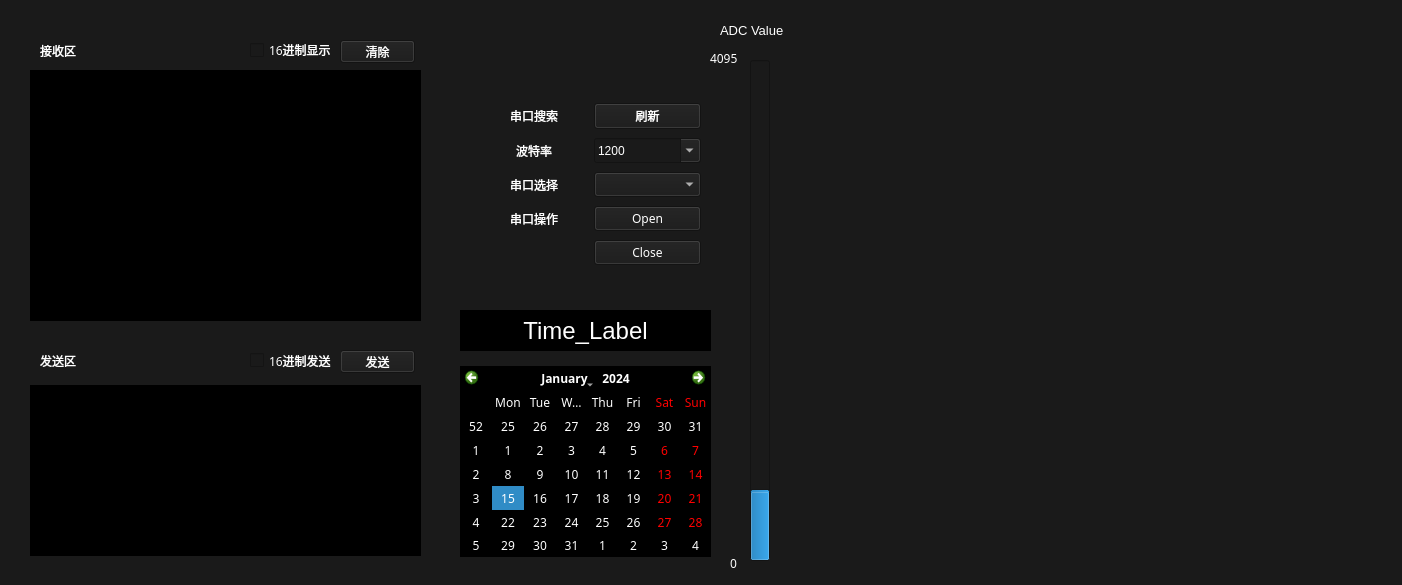
<?xml version="1.0" encoding="UTF-8"?>
<ui version="4.0">
 <class>Form</class>
 <widget class="QWidget" name="Form">
  <property name="windowModality">
   <enum>Qt::NonModal</enum>
  </property>
  <property name="geometry">
   <rect>
    <x>0</x>
    <y>0</y>
    <width>1402</width>
    <height>585</height>
   </rect>
  </property>
  <property name="sizePolicy">
   <sizepolicy hsizetype="Preferred" vsizetype="Preferred">
    <horstretch>8</horstretch>
    <verstretch>0</verstretch>
   </sizepolicy>
  </property>
  <property name="font">
   <font>
    <family>Franklin Gothic Medium</family>
    <pointsize>9</pointsize>
    <weight>50</weight>
    <italic>false</italic>
    <bold>false</bold>
   </font>
  </property>
  <property name="cursor">
   <cursorShape>ArrowCursor</cursorShape>
  </property>
  <property name="mouseTracking">
   <bool>false</bool>
  </property>
  <property name="windowTitle">
   <string>Form</string>
  </property>
  <property name="styleSheet">
   <string notr="true">background-color: rgb(26, 26, 26);
font: 9pt &quot;Franklin Gothic Medium&quot;;
color: rgb(255, 255, 255);</string>
  </property>
  <widget class="QLabel" name="label">
   <property name="geometry">
    <rect>
     <x>40</x>
     <y>40</y>
     <width>71</width>
     <height>21</height>
    </rect>
   </property>
   <property name="text">
    <string>接收区</string>
   </property>
  </widget>
  <widget class="QLabel" name="label_2">
   <property name="geometry">
    <rect>
     <x>40</x>
     <y>355</y>
     <width>54</width>
     <height>12</height>
    </rect>
   </property>
   <property name="text">
    <string>发送区</string>
   </property>
   <property name="textFormat">
    <enum>Qt::AutoText</enum>
   </property>
  </widget>
  <widget class="QPushButton" name="Send_Button">
   <property name="geometry">
    <rect>
     <x>340</x>
     <y>350</y>
     <width>75</width>
     <height>23</height>
    </rect>
   </property>
   <property name="cursor">
    <cursorShape>PointingHandCursor</cursorShape>
   </property>
   <property name="text">
    <string>发送</string>
   </property>
  </widget>
  <widget class="QPushButton" name="ClearButton">
   <property name="geometry">
    <rect>
     <x>340</x>
     <y>40</y>
     <width>75</width>
     <height>23</height>
    </rect>
   </property>
   <property name="cursor">
    <cursorShape>PointingHandCursor</cursorShape>
   </property>
   <property name="text">
    <string>清除</string>
   </property>
  </widget>
  <widget class="QTextEdit" name="textEdit_Recive">
   <property name="geometry">
    <rect>
     <x>30</x>
     <y>70</y>
     <width>391</width>
     <height>251</height>
    </rect>
   </property>
   <property name="sizePolicy">
    <sizepolicy hsizetype="Expanding" vsizetype="Expanding">
     <horstretch>8</horstretch>
     <verstretch>0</verstretch>
    </sizepolicy>
   </property>
   <property name="styleSheet">
    <string notr="true">background-color: rgb(0, 0, 0);</string>
   </property>
   <property name="horizontalScrollBarPolicy">
    <enum>Qt::ScrollBarAsNeeded</enum>
   </property>
   <property name="sizeAdjustPolicy">
    <enum>QAbstractScrollArea::AdjustIgnored</enum>
   </property>
   <property name="html">
    <string>&lt;!DOCTYPE HTML PUBLIC &quot;-//W3C//DTD HTML 4.0//EN&quot; &quot;http://www.w3.org/TR/REC-html40/strict.dtd&quot;&gt;
&lt;html&gt;&lt;head&gt;&lt;meta name=&quot;qrichtext&quot; content=&quot;1&quot; /&gt;&lt;style type=&quot;text/css&quot;&gt;
p, li { white-space: pre-wrap; }
&lt;/style&gt;&lt;/head&gt;&lt;body style=&quot; font-family:'Franklin Gothic Medium'; font-size:9pt; font-weight:400; font-style:normal;&quot;&gt;
&lt;p style=&quot;-qt-paragraph-type:empty; margin-top:0px; margin-bottom:0px; margin-left:0px; margin-right:0px; -qt-block-indent:0; text-indent:0px; font-family:'SimSun';&quot;&gt;&lt;br /&gt;&lt;/p&gt;&lt;/body&gt;&lt;/html&gt;</string>
   </property>
  </widget>
  <widget class="QTextEdit" name="textEdit_Send">
   <property name="geometry">
    <rect>
     <x>30</x>
     <y>385</y>
     <width>391</width>
     <height>171</height>
    </rect>
   </property>
   <property name="styleSheet">
    <string notr="true">background-color: rgb(0, 0, 0);</string>
   </property>
  </widget>
  <widget class="QWidget" name="gridLayoutWidget">
   <property name="geometry">
    <rect>
     <x>480</x>
     <y>100</y>
     <width>221</width>
     <height>171</height>
    </rect>
   </property>
   <layout class="QGridLayout" name="gridLayout">
    <item row="1" column="0">
     <widget class="QLabel" name="Com_Baud_Label">
      <property name="text">
       <string>波特率</string>
      </property>
      <property name="alignment">
       <set>Qt::AlignCenter</set>
      </property>
     </widget>
    </item>
    <item row="4" column="1">
     <widget class="QPushButton" name="Com_Close_Button">
      <property name="cursor">
       <cursorShape>PointingHandCursor</cursorShape>
      </property>
      <property name="text">
       <string>Close</string>
      </property>
      <property name="default">
       <bool>false</bool>
      </property>
     </widget>
    </item>
    <item row="0" column="1">
     <widget class="QPushButton" name="Com_Refresh_Button">
      <property name="cursor">
       <cursorShape>PointingHandCursor</cursorShape>
      </property>
      <property name="text">
       <string>刷新</string>
      </property>
     </widget>
    </item>
    <item row="2" column="1">
     <widget class="QComboBox" name="Com_Name_Combo">
      <property name="cursor">
       <cursorShape>PointingHandCursor</cursorShape>
      </property>
     </widget>
    </item>
    <item row="2" column="0">
     <widget class="QLabel" name="Com_Name_Label">
      <property name="text">
       <string>串口选择</string>
      </property>
      <property name="alignment">
       <set>Qt::AlignCenter</set>
      </property>
     </widget>
    </item>
    <item row="1" column="1">
     <widget class="QComboBox" name="Com_Baud_Combo">
      <property name="cursor">
       <cursorShape>PointingHandCursor</cursorShape>
      </property>
      <property name="layoutDirection">
       <enum>Qt::LeftToRight</enum>
      </property>
      <property name="autoFillBackground">
       <bool>false</bool>
      </property>
      <property name="editable">
       <bool>true</bool>
      </property>
      <property name="currentText">
       <string>1200</string>
      </property>
      <property name="sizeAdjustPolicy">
       <enum>QComboBox::AdjustToContentsOnFirstShow</enum>
      </property>
      <property name="duplicatesEnabled">
       <bool>false</bool>
      </property>
      <property name="modelColumn">
       <number>0</number>
      </property>
      <item>
       <property name="text">
        <string>1200</string>
       </property>
      </item>
      <item>
       <property name="text">
        <string>2400</string>
       </property>
      </item>
      <item>
       <property name="text">
        <string>4800</string>
       </property>
      </item>
      <item>
       <property name="text">
        <string>9600</string>
       </property>
      </item>
      <item>
       <property name="text">
        <string>14400</string>
       </property>
      </item>
      <item>
       <property name="text">
        <string>19200</string>
       </property>
      </item>
      <item>
       <property name="text">
        <string>38400</string>
       </property>
      </item>
      <item>
       <property name="text">
        <string>43000</string>
       </property>
      </item>
      <item>
       <property name="text">
        <string>57600</string>
       </property>
      </item>
      <item>
       <property name="text">
        <string>76800</string>
       </property>
      </item>
      <item>
       <property name="text">
        <string>115200</string>
       </property>
      </item>
      <item>
       <property name="text">
        <string>128000</string>
       </property>
      </item>
      <item>
       <property name="text">
        <string>230400</string>
       </property>
      </item>
      <item>
       <property name="text">
        <string>256000</string>
       </property>
      </item>
      <item>
       <property name="text">
        <string>460800</string>
       </property>
      </item>
      <item>
       <property name="text">
        <string>921600</string>
       </property>
      </item>
      <item>
       <property name="text">
        <string>1382400</string>
       </property>
      </item>
     </widget>
    </item>
    <item row="3" column="0">
     <widget class="QLabel" name="Com_State_Label">
      <property name="text">
       <string>串口操作</string>
      </property>
      <property name="alignment">
       <set>Qt::AlignCenter</set>
      </property>
     </widget>
    </item>
    <item row="3" column="1">
     <widget class="QPushButton" name="Com_Open_Button">
      <property name="cursor">
       <cursorShape>PointingHandCursor</cursorShape>
      </property>
      <property name="text">
       <string>Open</string>
      </property>
     </widget>
    </item>
    <item row="0" column="0">
     <widget class="QLabel" name="Com_Refresh_Label">
      <property name="text">
       <string>串口搜索</string>
      </property>
      <property name="alignment">
       <set>Qt::AlignCenter</set>
      </property>
     </widget>
    </item>
    <item row="4" column="0">
     <layout class="QHBoxLayout" name="horizontalLayout">
      <item>
       <widget class="QLabel" name="Com_isOpenOrNot_Label">
        <property name="text">
         <string/>
        </property>
        <property name="alignment">
         <set>Qt::AlignCenter</set>
        </property>
       </widget>
      </item>
     </layout>
    </item>
   </layout>
  </widget>
  <widget class="QCheckBox" name="hexSending_checkBox">
   <property name="geometry">
    <rect>
     <x>250</x>
     <y>345</y>
     <width>91</width>
     <height>31</height>
    </rect>
   </property>
   <property name="cursor">
    <cursorShape>PointingHandCursor</cursorShape>
   </property>
   <property name="text">
    <string>16进制发送</string>
   </property>
  </widget>
  <widget class="QCheckBox" name="hexShowing_checkBox">
   <property name="geometry">
    <rect>
     <x>250</x>
     <y>40</y>
     <width>81</width>
     <height>20</height>
    </rect>
   </property>
   <property name="cursor">
    <cursorShape>PointingHandCursor</cursorShape>
   </property>
   <property name="text">
    <string>16进制显示</string>
   </property>
  </widget>
  <widget class="QLabel" name="Time_Label">
   <property name="geometry">
    <rect>
     <x>460</x>
     <y>310</y>
     <width>251</width>
     <height>41</height>
    </rect>
   </property>
   <property name="font">
    <font>
     <family>Arial</family>
     <pointsize>18</pointsize>
     <weight>50</weight>
     <italic>false</italic>
     <bold>false</bold>
    </font>
   </property>
   <property name="styleSheet">
    <string notr="true">font: 18pt &quot;Arial&quot;;
background-color: rgb(0, 0, 0);</string>
   </property>
   <property name="text">
    <string>Time_Label</string>
   </property>
   <property name="alignment">
    <set>Qt::AlignCenter</set>
   </property>
  </widget>
  <widget class="QCalendarWidget" name="calendarWidget">
   <property name="geometry">
    <rect>
     <x>460</x>
     <y>366</y>
     <width>251</width>
     <height>191</height>
    </rect>
   </property>
   <property name="styleSheet">
    <string notr="true">background-color: rgb(0, 0, 0);
alternate-background-color: rgb(0, 0, 0);</string>
   </property>
  </widget>
  <widget class="QLabel" name="Show_ADC_Label">
   <property name="geometry">
    <rect>
     <x>790</x>
     <y>60</y>
     <width>600</width>
     <height>500</height>
    </rect>
   </property>
   <property name="text">
    <string/>
   </property>
   <property name="pixmap">
    <pixmap resource="apprcc.qrc">:/pic/xunge_Java.jpg</pixmap>
   </property>
  </widget>
  <widget class="QProgressBar" name="ADC_Bar">
   <property name="geometry">
    <rect>
     <x>750</x>
     <y>60</y>
     <width>20</width>
     <height>501</height>
    </rect>
   </property>
   <property name="maximum">
    <number>4095</number>
   </property>
   <property name="value">
    <number>555</number>
   </property>
   <property name="orientation">
    <enum>Qt::Vertical</enum>
   </property>
  </widget>
  <widget class="QLabel" name="ADC_Label">
   <property name="geometry">
    <rect>
     <x>720</x>
     <y>20</y>
     <width>71</width>
     <height>21</height>
    </rect>
   </property>
   <property name="font">
    <font>
     <family>Arial</family>
     <pointsize>10</pointsize>
     <weight>50</weight>
     <italic>false</italic>
     <bold>false</bold>
    </font>
   </property>
   <property name="styleSheet">
    <string notr="true">font: 10pt &quot;Arial&quot;;</string>
   </property>
   <property name="text">
    <string>ADC Value</string>
   </property>
  </widget>
  <widget class="QLabel" name="label_4">
   <property name="geometry">
    <rect>
     <x>730</x>
     <y>555</y>
     <width>16</width>
     <height>16</height>
    </rect>
   </property>
   <property name="text">
    <string>0</string>
   </property>
  </widget>
  <widget class="QLabel" name="label_5">
   <property name="geometry">
    <rect>
     <x>710</x>
     <y>50</y>
     <width>31</width>
     <height>16</height>
    </rect>
   </property>
   <property name="text">
    <string>4095</string>
   </property>
  </widget>
 </widget>
 <resources>
  <include location="apprcc.qrc"/>
 </resources>
 <connections>
  <connection>
   <sender>ClearButton</sender>
   <signal>clicked()</signal>
   <receiver>textEdit_Recive</receiver>
   <slot>clear()</slot>
   <hints>
    <hint type="sourcelabel">
     <x>367</x>
     <y>51</y>
    </hint>
    <hint type="destinationlabel">
     <x>368</x>
     <y>79</y>
    </hint>
   </hints>
  </connection>
 </connections>
</ui>
